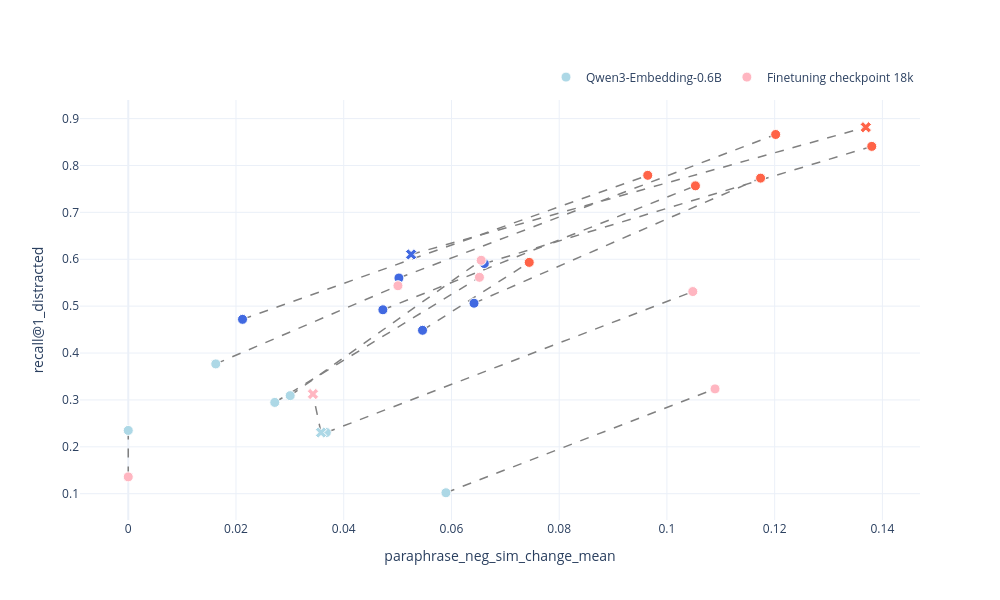
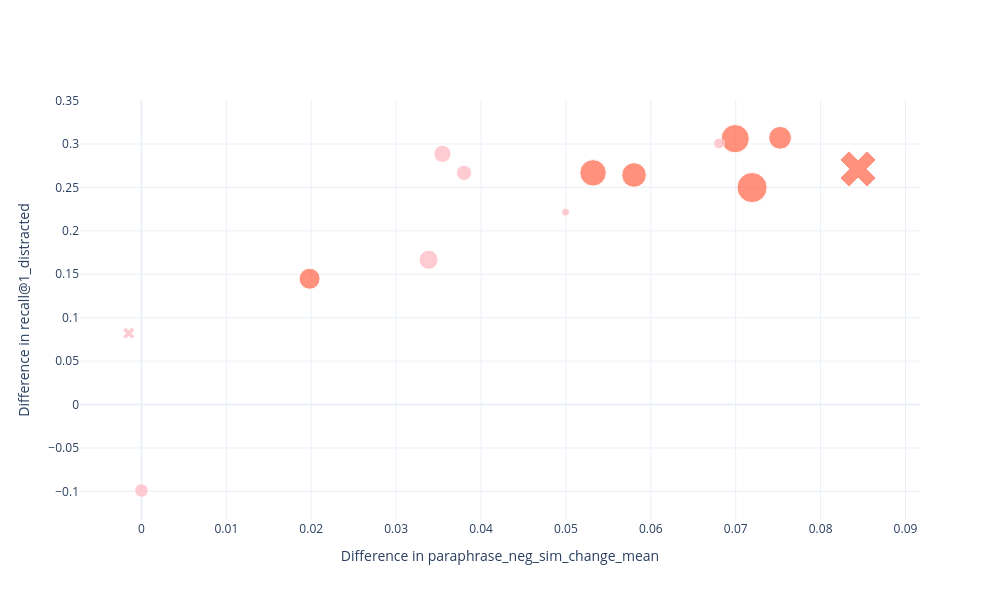

The cell these charts' notebook holds for them, in order:
### Code cell
x = "paraphrase_neg_sim_change_mean"
y = f"recall@{k}_distracted"

fig = plot_paired_differences(
                            dfs["Qwen__Qwen3-Embedding-0.6B"], 
                            #dfs["__flash__project_462001491__models__v1-20260828-095152__checkpoint-2000"], 
                            dfs["__flash__project_462001491__models__v1-20260828-095152__checkpoint-18000"], 
                            hover_col="prompt_text", 
                            x=x,
                            y=y,
                            df1_name="Qwen3-Embedding-0.6B", 
                            df2_name="Finetuning checkpoint 18k")
fig.show()

fig = plot_difference(
                    dfs["Qwen__Qwen3-Embedding-0.6B"], 
                    #dfs["__flash__project_462001491__models__v1-20260828-095152__checkpoint-2000"], 
                    dfs["__flash__project_462001491__models__v1-20260828-095152__checkpoint-18000"],
                    hover_col="prompt_text",
                    x=x,
                    y=y)
fig.show()

### Figure 1 — Plotly figure (JSON) as saved in the notebook; plotly's stock layout.template omitted (floating-point values rounded to 4 significant figures)
{"data": [{"hoverinfo": "skip", "line": {"color": "gray", "dash": "dash", "width": 1.5}, "mode": "lines", "showlegend": false, "type": "scatter", "x": [0, 0, null, 0.01625, 0.05007, null, 0.06419, 0.1174, null, 0.05897, 0.1089, null, 0.04727, 0.1053, null, 0.02121, 0.09644, null, 0.05463, 0.07444, null, 0.0661, 0.138, null, 0.05025, 0.1202, null, 0.03006, 0.06551, null, 0.03677, 0.1048, null, 0.0272, 0.0652, null, 0.05251, 0.1369, null, 0.03579, 0.03429, null], "y": [0.2349, 0.1359, null, 0.3768, 0.5436, null, 0.5062, 0.773, null, 0.102, 0.3235, null, 0.4923, 0.7566, null, 0.4719, 0.779, null, 0.4485, 0.5933, null, 0.5908, 0.8407, null, 0.56, 0.8661, null, 0.3091, 0.5978, null, 0.2305, 0.5311, null, 0.2947, 0.5615, null, 0.6103, 0.8815, null, 0.2305, 0.3126, null]}, {"hovertemplate": "<b>Qwen3-Embedding-0.6B</b><br>x: %{x}<br>y: %{y}<br>prompt_text: %{text}<extra></extra>", "marker": {"color": ["lightblue", "lightblue", "royalblue", "lightblue", "royalblue", "royalblue", "royalblue", "royalblue", "royalblue", "lightblue", "lightblue", "lightblue", "royalblue", "lightblue"], "line": {"color": "white", "width": 1}, "size": 10, "symbol": ["circle", "circle", "circle", "circle", "circle", "circle", "circle", "circle", "circle", "circle", "circle", "circle", "x", "x"]}, "mode": "markers", "name": "Qwen3-Embedding-0.6B", "text": ["NO_PROMPT", "EMPTY", "Retrieve text based on user query.", "Retrieve semantically similar text.", "Retrieve the answer to the question.", "Given a question, retrieve the passage that best answers it.", "Retrieve.", "Find the most relevant passage that directly answers the question.", "Given a question, find a related document.", "Retrieve a similar passage.", "Represent this sentence for a natural language understanding task.", "Group passages based on semantic similarity.", "Given a question, retrieve Wikipedia passages that answer the question.", "Given a question, retrieve questions that are semantically equivalent to the given question."], "type": "scatter", "x": [0.0, 0.01625, 0.06419, 0.05897, 0.04727, 0.02121, 0.05463, 0.0661, 0.05025, 0.03006, 0.03677, 0.0272, 0.05251, 0.03579], "y": [0.2349, 0.3768, 0.5062, 0.102, 0.4923, 0.4719, 0.4485, 0.5908, 0.56, 0.3091, 0.2305, 0.2947, 0.6103, 0.2305]}, {"hovertemplate": "<b>Finetuning checkpoint 18k</b><br>x: %{x}<br>y: %{y}<br>prompt_text: %{text}<extra></extra>", "marker": {"color": ["lightpink", "lightpink", "tomato", "lightpink", "tomato", "tomato", "tomato", "tomato", "tomato", "lightpink", "lightpink", "lightpink", "tomato", "lightpink"], "line": {"color": "white", "width": 1}, "size": 10, "symbol": ["circle", "circle", "circle", "circle", "circle", "circle", "circle", "circle", "circle", "circle", "circle", "circle", "x", "x"]}, "mode": "markers", "name": "Finetuning checkpoint 18k", "text": ["NO_PROMPT", "EMPTY", "Retrieve text based on user query.", "Retrieve semantically similar text.", "Retrieve the answer to the question.", "Given a question, retrieve the passage that best answers it.", "Retrieve.", "Find the most relevant passage that directly answers the question.", "Given a question, find a related document.", "Retrieve a similar passage.", "Represent this sentence for a natural language understanding task.", "Group passages based on semantic similarity.", "Given a question, retrieve Wikipedia passages that answer the question.", "Given a question, retrieve questions that are semantically equivalent to the given question."], "type": "scatter", "x": [0.0, 0.05007, 0.1174, 0.1089, 0.1053, 0.09644, 0.07444, 0.138, 0.1202, 0.06551, 0.1048, 0.0652, 0.1369, 0.03429], "y": [0.1359, 0.5436, 0.773, 0.3235, 0.7566, 0.779, 0.5933, 0.8407, 0.8661, 0.5978, 0.5311, 0.5615, 0.8815, 0.3126]}], "layout": {"height": 600, "legend": {"orientation": "h", "x": 1, "xanchor": "right", "y": 1.02, "yanchor": "bottom"}, "width": 1000, "xaxis": {"title": {"text": "paraphrase_neg_sim_change_mean"}}, "yaxis": {"title": {"text": "recall@1_distracted"}}}}

### Figure 2 — Plotly figure (JSON) as saved in the notebook; plotly's stock layout.template omitted (floating-point values rounded to 4 significant figures)
{"data": [{"hovertemplate": "<b>Group A</b><br>x: %{x}<br>y: %{y}<br>prompt_text: %{text}<extra></extra>", "marker": {"color": ["lightpink", "lightpink", "tomato", "lightpink", "tomato", "tomato", "tomato", "tomato", "tomato", "lightpink", "lightpink", "lightpink", "tomato", "lightpink"], "line": {"color": "white", "width": 1}, "size": [13.54, 19.08, 26.46, 8.0, 24.62, 22.77, 20.92, 30.15, 28.31, 17.23, 10.77, 15.38, 32.0, 10.77], "symbol": ["circle", "circle", "circle", "circle", "circle", "circle", "circle", "circle", "circle", "circle", "circle", "circle", "x", "x"]}, "mode": "markers", "name": "Difference", "text": ["NO_PROMPT", "EMPTY", "Retrieve text based on user query.", "Retrieve semantically similar text.", "Retrieve the answer to the question.", "Given a question, retrieve the passage that best answers it.", "Retrieve.", "Find the most relevant passage that directly answers the question.", "Given a question, find a related document.", "Retrieve a similar passage.", "Represent this sentence for a natural language understanding task.", "Group passages based on semantic similarity.", "Given a question, retrieve Wikipedia passages that answer the question.", "Given a question, retrieve questions that are semantically equivalent to the given question."], "type": "scatter", "x": [0.0, 0.03382, 0.05319, 0.04996, 0.05802, 0.07522, 0.01981, 0.07193, 0.06993, 0.03545, 0.06804, 0.03799, 0.0844, -0.0015], "y": [-0.09905, 0.1667, 0.2668, 0.2215, 0.2643, 0.3071, 0.1448, 0.2499, 0.3061, 0.2887, 0.3006, 0.2668, 0.2713, 0.08213]}], "layout": {"height": 600, "legend": {"orientation": "h", "x": 1, "xanchor": "right", "y": 1.02, "yanchor": "bottom"}, "width": 1000, "xaxis": {"title": {"text": "Difference in paraphrase_neg_sim_change_mean"}}, "yaxis": {"title": {"text": "Difference in recall@1_distracted"}}}}
